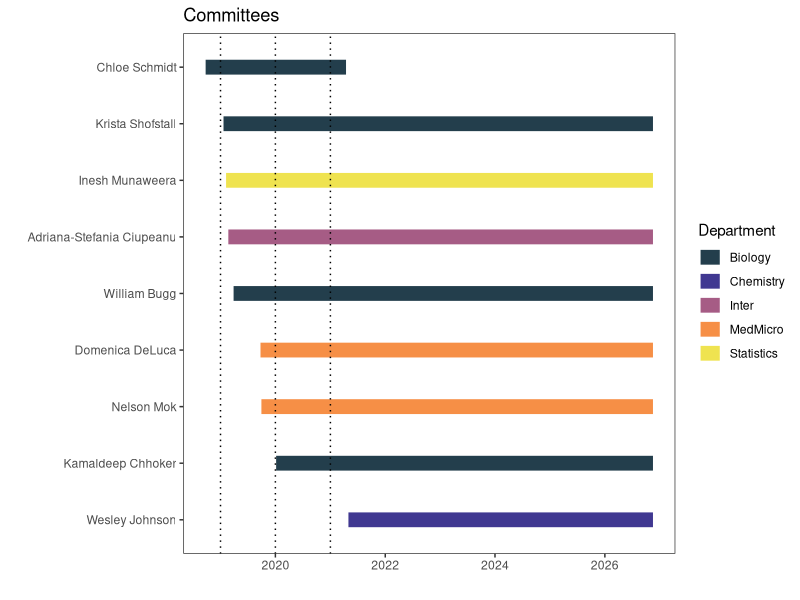

Write the R code that produced this figure.
#! Based on https://www.r-bloggers.com/2020/03/using-r-simple-gantt-chart-with-ggplot2/
#! Inspiation Janet Hill https://research-groups.usask.ca/hilllab/index.php

library(tidyverse)
library(lubridate)

CommitteeGantt <- read_csv("CommitteeGantt.csv")
CommitteeGantt$End[is.na(CommitteeGantt$End)] <- Sys.Date()
CommitteeGantt$Days <- CommitteeGantt$End - CommitteeGantt$Start

CommitteeGantt <- arrange(CommitteeGantt, Start, desc(Days))
CommitteeGantt$Name <- factor(CommitteeGantt$Name, levels = rev(unique(CommitteeGantt$Name)))

CommitteeGantt$Department <- as.factor(CommitteeGantt$Department)

plot_gantt_ctee <- qplot(xmin = Start,
                    xmax = End,
                    y = Name,
                    colour = Department,
                    geom = "linerange",
                    data = CommitteeGantt,
                    size = I(5)) +
  #scale_colour_viridis_d() +
  scale_colour_manual(values = c("#042333df", "#403891ff", "#a65c85ff", "#f68f46ff", "#efe350ff")) +
  theme_bw() +
  scale_x_date() +
  theme(panel.grid = element_blank()) +
  geom_vline(xintercept=as.numeric(ymd("2019-01-01","2020-01-01", "2021-01-01")), linetype="dotted") +
  xlab("") +
  ylab("") +
  ggtitle("Committees")

